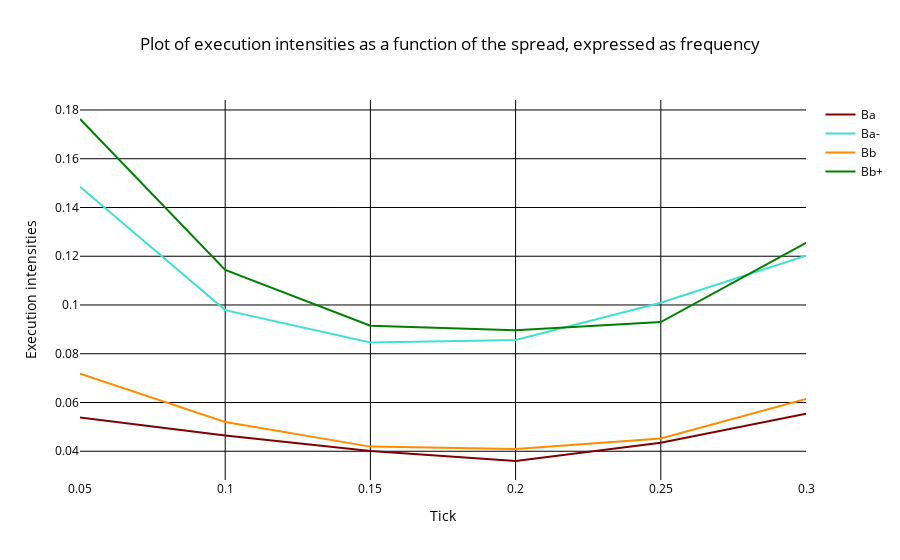

This figure's notebook cell:
### Code cell
import plotly.graph_objects as go

x_values = [0.05, 0.1, 0.15, 0.2, 0.25, 0.3]

fig = go.Figure()

# Add lines to the plot
fig.add_scatter(y=intensity_matrix_a[:,0], x=x_values, mode="lines", name="Ba", line_color="Maroon")
fig.add_scatter(y=intensity_matrix_a[:,1], x=x_values, mode="lines", name="Ba-", line_color="turquoise")
fig.add_scatter(y=intensity_matrix_b[:,0], x=x_values, mode="lines", name="Bb", line_color="darkorange")
fig.add_scatter(y=intensity_matrix_b[:,1], x=x_values, mode="lines", name="Bb+", line_color="green")

fig.update_layout(
    title_text="Plot of execution intensities as a function of the spread, expressed as frequency",
    title_x=0.5,
    plot_bgcolor='white',  # set background color to white
    paper_bgcolor='white',  # set background color to white
    font=dict(color='black'),  # set font color to black
    xaxis=dict(title_text="Tick", color='black', tickcolor='black', gridcolor='black'),  # set x-axis color, tick color, grid color, and grid width
    yaxis=dict(title_text="Execution intensities", color='black', tickcolor='black', gridcolor='black'),  # set y-axis color, tick color, grid color, and grid width
)

fig.show()

### Figure 1 — Plotly figure (JSON) as saved in the notebook; plotly's stock layout.template omitted (floating-point values rounded to 4 significant figures)
{"data": [{"line": {"color": "Maroon"}, "mode": "lines", "name": "Ba", "type": "scatter", "x": [0.05, 0.1, 0.15, 0.2, 0.25, 0.3], "y": [0.0539, 0.0465, 0.0401, 0.036, 0.0435, 0.0554]}, {"line": {"color": "turquoise"}, "mode": "lines", "name": "Ba-", "type": "scatter", "x": [0.05, 0.1, 0.15, 0.2, 0.25, 0.3], "y": [0.1485, 0.0979, 0.0846, 0.0856, 0.1009, 0.1202]}, {"line": {"color": "darkorange"}, "mode": "lines", "name": "Bb", "type": "scatter", "x": [0.05, 0.1, 0.15, 0.2, 0.25, 0.3], "y": [0.0718, 0.052, 0.0419, 0.0409, 0.0452, 0.0614]}, {"line": {"color": "green"}, "mode": "lines", "name": "Bb+", "type": "scatter", "x": [0.05, 0.1, 0.15, 0.2, 0.25, 0.3], "y": [0.1763, 0.1144, 0.0915, 0.0896, 0.093, 0.1255]}], "layout": {"font": {"color": "black"}, "paper_bgcolor": "white", "plot_bgcolor": "white", "title": {"text": "Plot of execution intensities as a function of the spread, expressed as frequency", "x": 0.5}, "xaxis": {"color": "black", "gridcolor": "black", "tickcolor": "black", "title": {"text": "Tick"}}, "yaxis": {"color": "black", "gridcolor": "black", "tickcolor": "black", "title": {"text": "Execution intensities"}}}}
